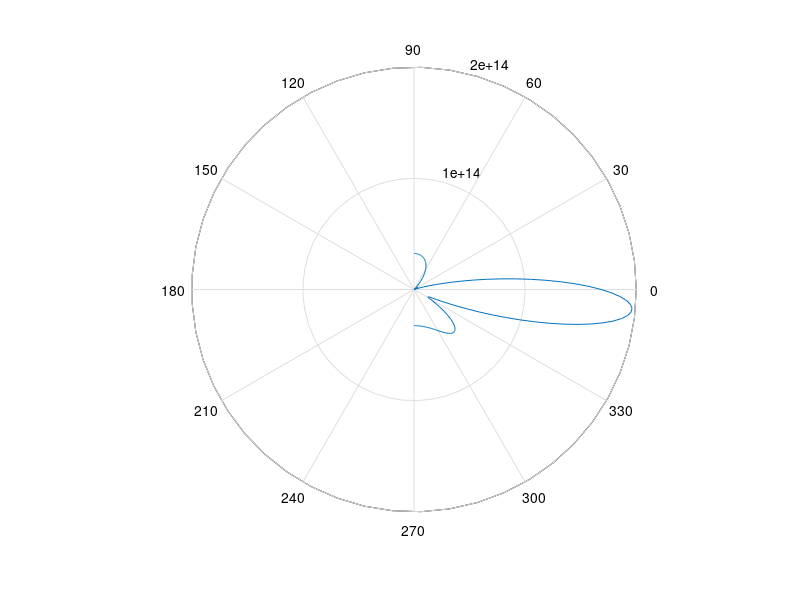

Recreate this plot in MATLAB.
N=5;
l=0.3;
d = l/2;

theta = 0/180*pi;
dphi = 2*pi*d*sin(theta)/l;

n = (0:N-1)';
s = exp(j*dphi*n);

y = s;


theta1 = 20/180*pi;
dphi1 = 2*pi*d*sin(theta1)/l;
s1 = exp(j*dphi1*n);
theta2 = 40/180*pi;
dphi2 = 2*pi*d*sin(theta2)/l;
s2 = exp(j*dphi2*n);
R = zeros(N);


K=5;
for k=1:K
    a1 = randn(1) + j * randn(1);
    a2 = randn(1) + j * randn(1);
    nn = a1 *s1 + a2 * s2 + 0.001*(randn(N,1)+j*randn(N,1));
    R = R + nn * nn'
end
R = R/K;


y = s + s1 + s2;

theta = [-90:90]/180*pi;
for k=1:length(theta)
    dphi = 2*pi*d*sin(theta(k) )/l;
    s = exp(j*dphi*n);
    w = inv(R)*s;
    T(k) = abs(w'*y)^2;
    
    SNR(k) = s'*inv(R)*s;
end
polar(theta,T)
